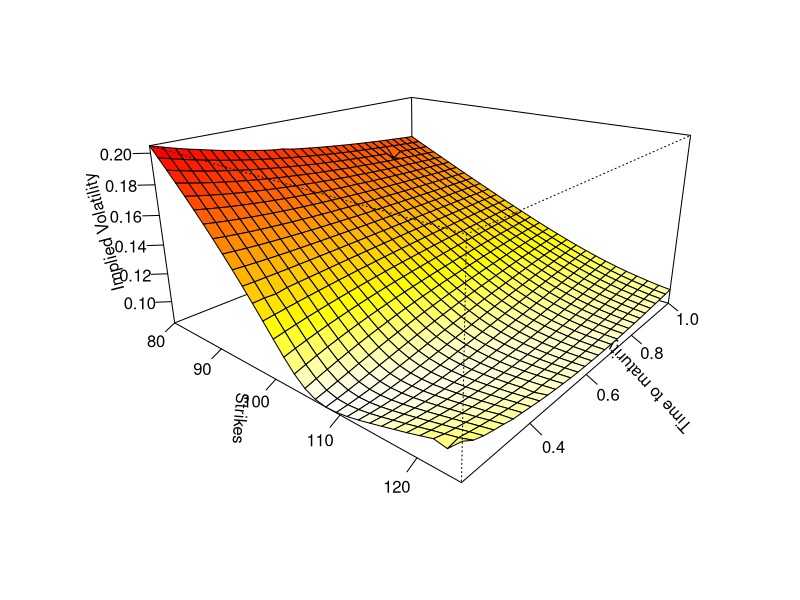

This figure's R source:
## ---- chunk 1
## The Heston Stochastic Volatility model
##
## - Closed form solution for a European call option
## - Monte Carlo solution (Absorbing at zero)
## - Monte Carlo solution (Reflecting at zero)
## - Monte Carlo solution (Reflecting at zero + Milstein method)
## - Monte Carlo solution (Alfonsi)
## - Plot implied volality surface

ONEYEAR <- 252

Moneyness <- function(S, K, tau, r) {
    K*exp(-r*tau)/S
}

BlackScholesCall <- function(S0, K, tau, r, sigma, EPS=0.01) {
    d1 <- (log(S0/K) + (r + 0.5*sigma^2)*tau)/(sigma*sqrt(tau))
    d2 <- d1 - sigma*sqrt(tau)
    if (T < EPS) {
        return(max(S0-K,0))
    } else {
        return(S0*pnorm(d1) - K*exp(-r*(tau))*pnorm(d2))
    }
}

ImpliedVolCall <- function(S0, K, tau, r, price) {
    f <- function(x) BlackScholesCall(S0,K,tau,r,x) - price
    if (f(-1) * f(1) > 0)
        return(NA)
    uniroot(f,c(-1,1))$root
}

HestonCallClosedForm <- function(lambda, vbar, eta, rho, v0, r, tau, S0, K) {
	# \Phi(u)
    PIntegrand <- function(u, lambda, vbar, eta, rho, v0, r, tau, S0, K, j) {
            F <- S0*exp(r*tau)
            x <- log(F/K)
            a <- lambda * vbar
            
            if (j == 1) {
                b <- lambda - rho* eta
                alpha <- - u^2/2 - u/2 * 1i + 1i * u
                beta <- lambda - rho * eta - rho * eta * 1i * u
            } else {
                b <- lambda
                alpha <- - u^2/2 - u/2 * 1i
                beta <- lambda - rho * eta * 1i * u
            }
            
            gamma <- eta^2/2
            d <- sqrt(beta^2 - 4*alpha*gamma)
            rplus <- (beta + d)/(2*gamma)
            rminus <- (beta - d)/(2*gamma)
            g <- rminus / rplus
            
            D <- rminus * (1 - exp(-d*tau))/(1-g*exp(-d*tau))
            C <- lambda * (rminus * tau - 2/(eta^2) * log( (1-g*exp(-d*tau))/(1-g) ) )
            
            top <- exp(C*vbar + D*v0 + 1i*u*x)
            bottom <- (1i * u)
            return(Re(top/bottom))
	}
	
	## P(X > k)
	P <- function(lambda, vbar, eta, rho, v0, r, tau, S0, K, j) {
        ## Adaptive quadrature    
	    value <- integrate(PIntegrand, lower = 0, upper = Inf,
                               lambda, vbar, eta, rho, v0, r, tau,
                               S0, K, j, subdivisions=1000)$value
            0.5 + 1/pi * value
	}

        A <- S0*P(lambda, vbar, eta, rho, v0, r, tau, S0, K, 1)
        B <- K*exp(-r*tau)*P(lambda, vbar, eta, rho, v0, r, tau, S0, K, 0)
        return(A-B)
}

HestonCallMonteCarlo <- function(lambda, vbar, eta, rho, v0, r, tau, S0, K, nSteps=2000, nPaths=3000, vneg=2) {

        n <- nSteps
        N <- nPaths
        
        dt <- tau / n
        
        negCount <- 0
        
        S <- rep(S0,N)
        v <- rep(v0,N)
        
        for (i in 1:n)
            {
                W1 <- rnorm(N);
                W2 <- rnorm(N);
                W2 <- rho*W1 + sqrt(1 - rho^2)*W2;

                sqvdt <- sqrt(v*dt)
                S <- S*exp((r-v/2)*dt + sqrt(v * dt) * W1)

                if (vneg == 0){
                    ## Absorbing condition
                    v <- v + lambda*(vbar - v)* dt + eta * sqvdt * W2
                    negCount <- negCount + length(v[v < 0])
                    v[v < 0] <- 0
                }
                if (vneg == 1){
                    ## Reflecting condition
                    sqvdt <- sqrt(v*dt)
                    v <- v + lambda*(vbar - v)* dt + eta * sqvdt * W2
                    negCount <- negCount + length(v[v < 0])
                    v <- ifelse(v<0, -v, v)
                }
                if (vneg == 2) {
                    ## Reflecting condition + Milstein
                    v <- (sqrt(v) + eta/2*sqrt(dt)*W2)^2 - lambda*(v-vbar)*dt - eta^2/4*dt
                    negCount <- negCount + length(v[v < 0])
                    v <- ifelse(v<0, -v, v)     
                }
            }
        
        negCount <- negCount / (n*N);

        ## Evaluate mean call value for each path
        V <- exp(-r*tau)*(S>K)*(S - K) # Boundary condition for European call
        AV <- mean(V)
        AVdev <- 2 * sd(V) / sqrt(N)

        return(list(value=AV, lower = AV-AVdev, upper = AV+AVdev, zerohits = negCount))
}

HestonSurface <- function(lambda, vbar, eta, rho, v0, r, tau, S0, K, N=5, min.tau = 1/ONEYEAR) {
    LogStrikes <- seq(-0.5, 0.5, length=N)
    Ks <- rep(0.0,N)
    taus <- seq(min.tau, tau, length=N)
    vols <- matrix(0,N,N)

    TTM <- Money <- Vol <- rep(0,N*N)
    
    HestonPrice <- function(K, tau) {
        HestonCallClosedForm(lambda, vbar, eta, rho, v0, r, tau, S0, K)
    }

    n <- 1
    for (i in 1:N) {
        for (j in 1:N) {
            Ks[i] <- exp(r * taus[j]+LogStrikes[i]) * S0
            price <- HestonPrice(Ks[i],taus[j])
            iv <- ImpliedVolCall(S0, Ks[i], taus[j], r, price)
            TTM[n] <- taus[j] * ONEYEAR # in days
            Money[n] <- Moneyness(S0,Ks[i],taus[j],r)
            Vol[n] <- iv
            n <- n+1
        }
    }
    data.frame(TTM=TTM, Moneyness=Money, ImpliedVol=Vol)
}

PlotHestonSurface <- function(lambda=6.21, vbar=0.019, eta=0.61, rho=-0.7, v0=0.010201, r=0.0319,
             tau=1.0, S0=100, K=100, N=30, min.tau = 1/ONEYEAR, ...) {
        
        Ks <- seq(0.8*K, 1.25 * K, length=N)  
        taus <- seq(0.21, tau, length=N)
        
        HestonPrice <- Vectorize(function(k, t) {
            HestonCallClosedForm(lambda, vbar, eta, rho, v0, r, t, S0, k)})
        
        IVHeston <- Vectorize(function(k,t) { ImpliedVolCall(S0, k, t, r, HestonPrice(k,t))})
        
        z <- outer(Ks, taus, IVHeston)
        
        nrz <- nrow(z)
        ncz <- ncol(z)
        nb.col <- 256
        color <- heat.colors(nb.col)
        facet <- - (z[-1, -1] + z[-1, -ncz] + z[-nrz, -1] + z[-nrz, -ncz])
        facetcol <- cut(facet, nb.col)
        
        persp(x=Ks, y=taus, z, theta = 40, phi = 20, expand = 0.5, col=color[facetcol],
              xlab="Strikes", ylab="Time to maturity", zlab="Implied Volatility",
              ticktype="detailed", ...) -> res

        return(invisible(z))
}
## ---- chunk 2
PlotHestonSurface()
## ---- chunk 3
HestonCallClosedForm(lambda=6.21, vbar=0.019, eta=0.61, rho=-0.7, v0=0.010201,
                     r=0.0319, tau=1.0, S0=100, K=100)
## ---- chunk 4
 HestonCallMonteCarlo(lambda=6.21, vbar=0.019, eta=0.61, rho=-0.7, v0=0.010201,
                      r=0.0319, tau=1.0, S0=100, K=100, nSteps=2000, nPaths=3000, vneg=0)
 HestonCallMonteCarlo(lambda=6.21, vbar=0.019, eta=0.61, rho=-0.7, v0=0.010201,
                      r=0.0319, tau=1.0, S0=100, K=100, nSteps=2000, nPaths=3000, vneg=1)
  HestonCallMonteCarlo(lambda=6.21, vbar=0.019, eta=0.61, rho=-0.7, v0=0.010201,
                       r=0.0319, tau=1.0, S0=100, K=100, nSteps=2000, nPaths=3000, vneg=2)
